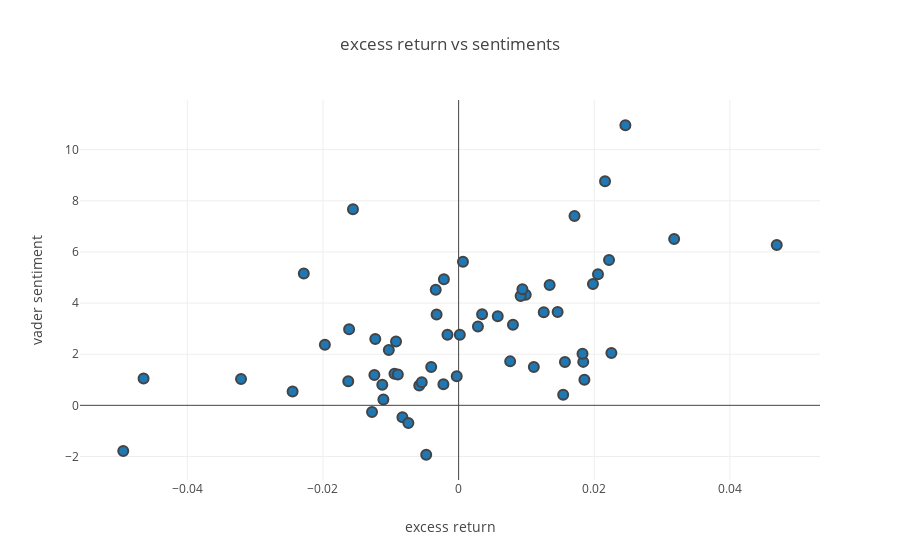

Notebook code cell kept with this figure:
### Code cell
print('AMZN')
print(alpha_sent_stat_analysis(r_AMZN_table))
plot_alpha_corr_vader(r_AMZN_table)
